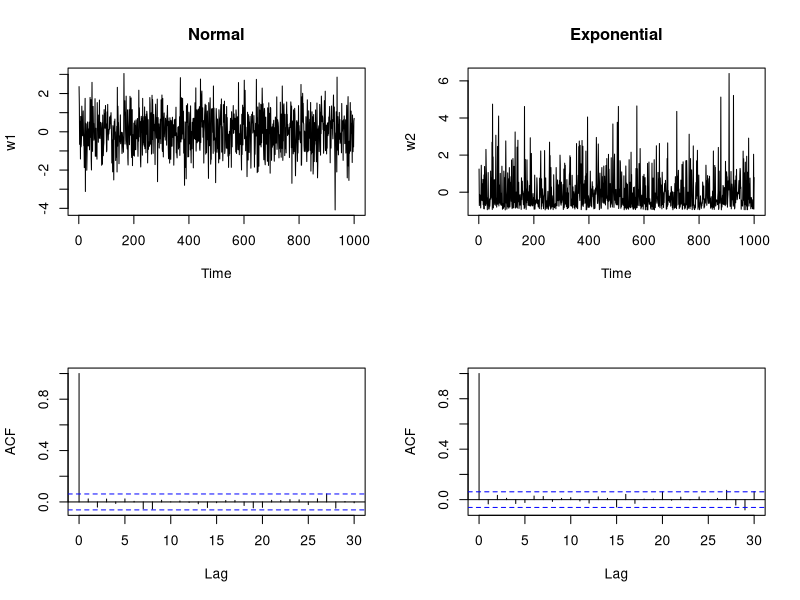
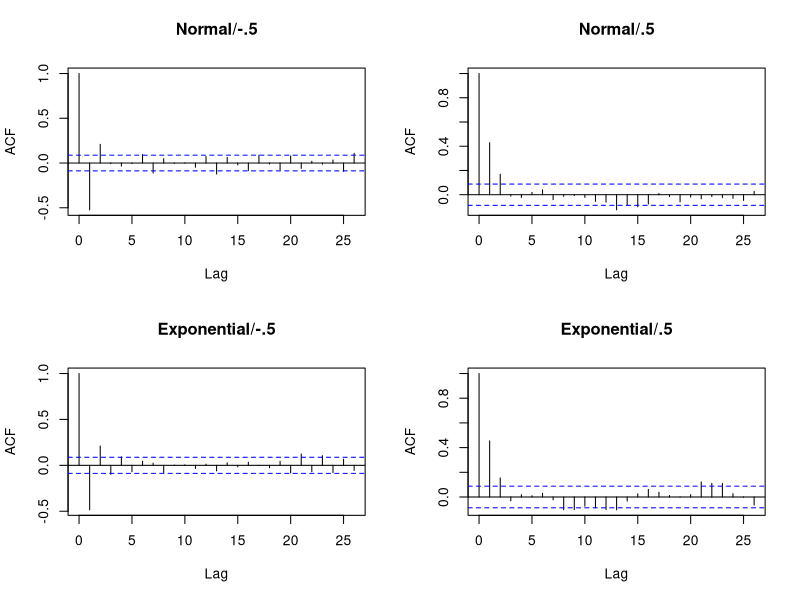
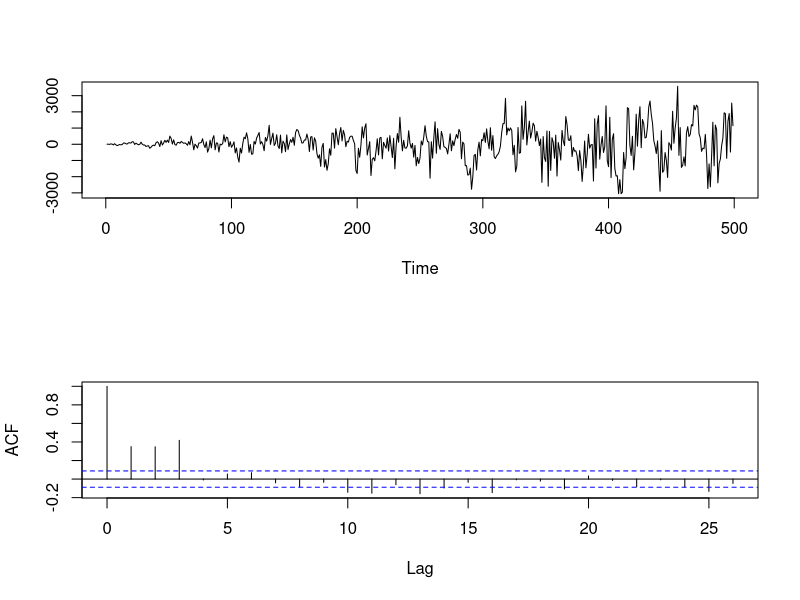
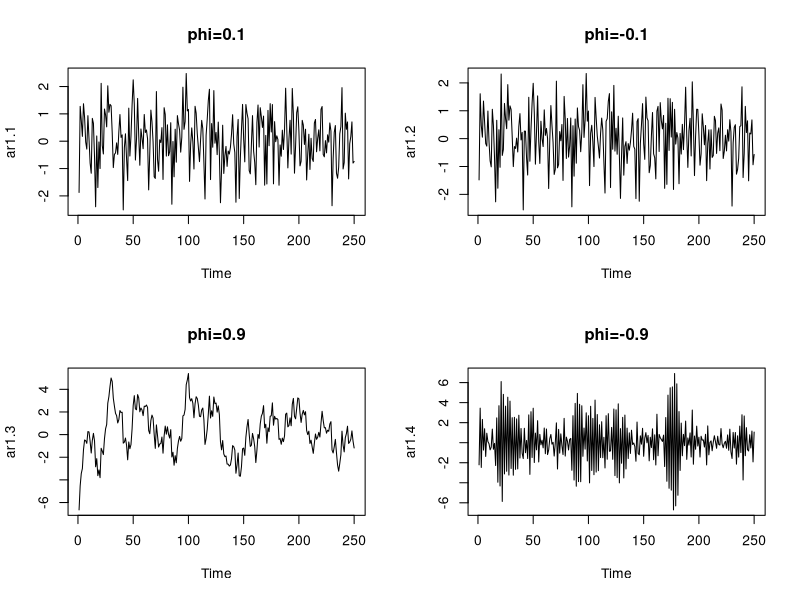
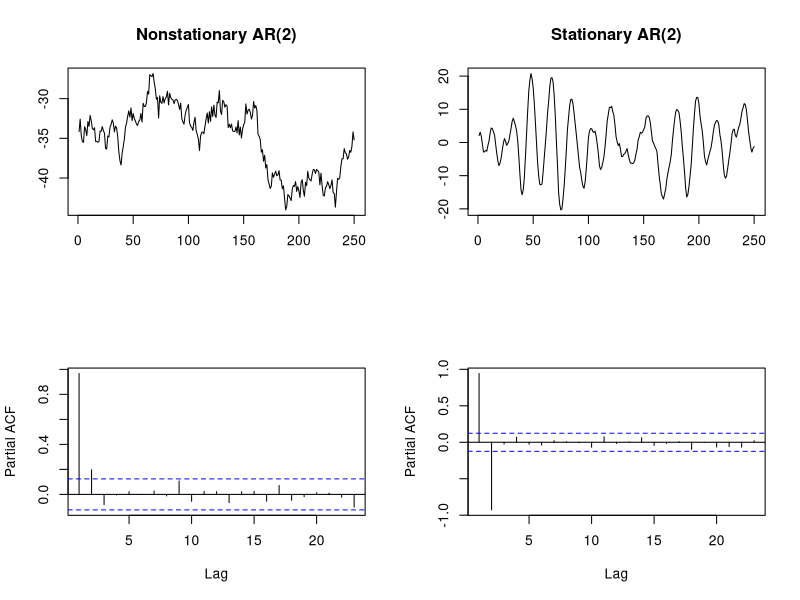
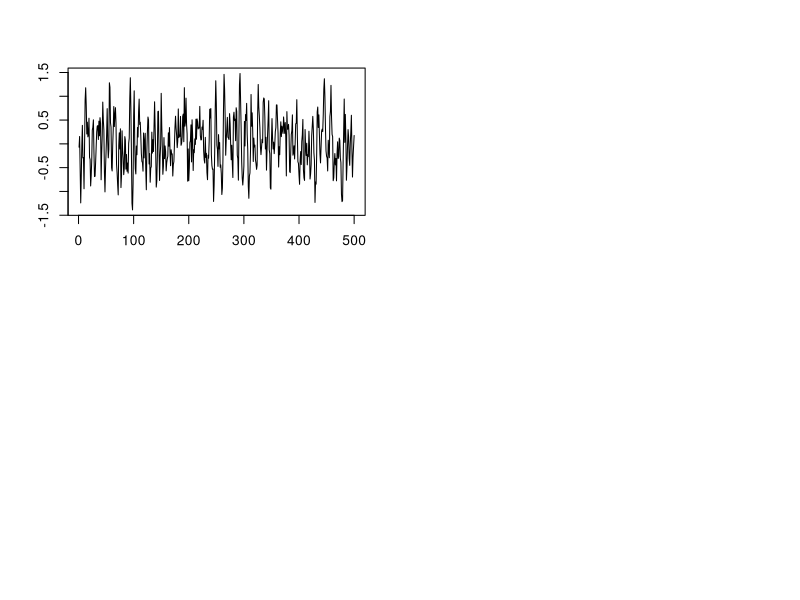
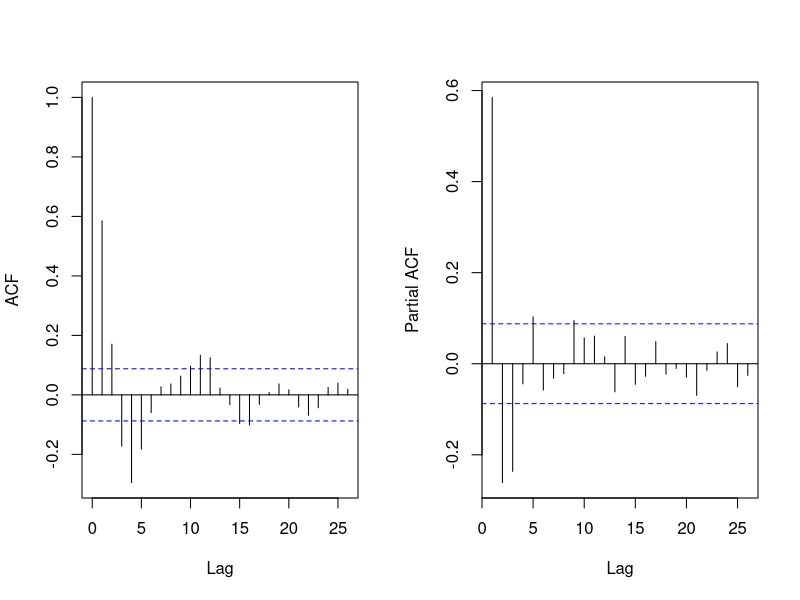
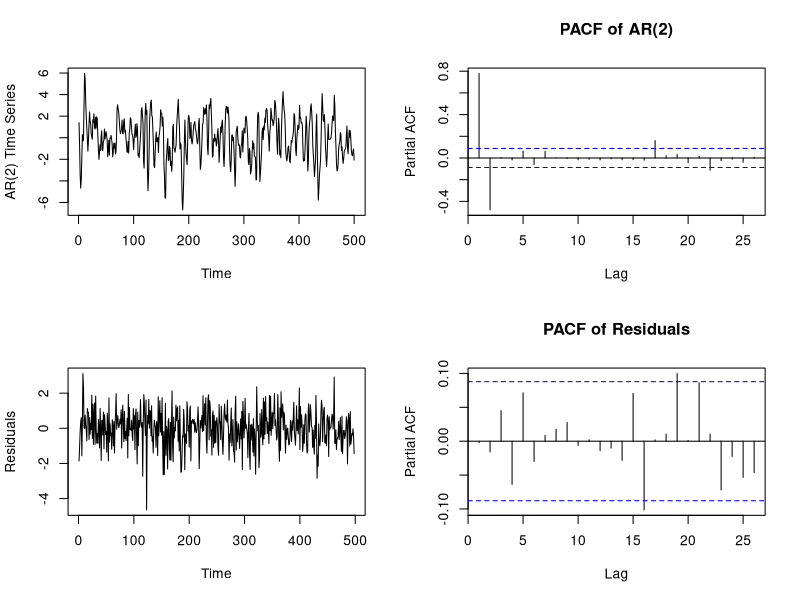

Reproduce these figures in R, in order.
##############################################################################
############ Simulate ARMA Processes (L2) ####################################
##############################################################################
## Simulate normal WN
w1= rnorm(1000,0,1)
# re-scale to mean 0 and std dev 1
w1 = (w1-mean(w1))/sqrt(var(w1))
# simulate exponential WN
w2 = rexp(1000,1)
# re-scale to mean 0 and std dev 1
w2 = (w2-mean(w2))/sqrt(var(w2))
# form time series
w1 = ts(w1,start=1,deltat=1)
 w2 = ts(w2,start=1,deltat=1)
# plot ts and their acf's
par(mfrow=c(2,2))
ts.plot(w1,main='Normal')
ts.plot(w2,main='Exponential')
acf(w1,main='')
acf(w2,main='')
 
## Simulate MA(2) with Normal White Noise
w1 = rnorm(502)
#set coefficients
a = c(1,-.5,.2)
ma2.11 = filter(w1,filter=a,side=1)
ma2.11 = ma2.11[3:502]
#change lag-1 coefficient
a1 = c(1,.5,.2)
ma2.12 = filter(w1,filter=a1,side=1)
ma2.12 = ma2.12[3:502]

# Simulate MA(2) with Exponetial white noise
w2 = rexp(502)-1
#set coefficients
a = c(1,-.5,.2)
ma2.21 = filter(w2,filter=a,side=1)
ma2.21 = ma2.21[3:502]
#change lag-1 coefficient
a1 = c(1,.5,.2)
ma2.22 = filter(w2,filter=a1,side=1)
ma2.22 = ma2.22[3:502]

par(mfrow=c(2,2))
acf(ma2.11,main="Normal/-.5")
acf(ma2.12,main="Normal/.5")
acf(ma2.21,main="Exponential/-.5")
acf(ma2.22,main="Exponential/.5")


# MA(3) with non-stationary noise
a4 = c(1,.2,.8,1.2)
ma2.4 = filter(w1*(2*(1:502)+0.5),filter=a4,side=1)
ma2.4 = ma2.4[4:502]
par(mfrow=c(2,1))
ts.plot(ma2.4,ylab="")
acf(ma2.4,main='')

##############################################################################
################# Causal and Invertible Processes (L3) #######################
##############################################################################
## Causal AR(1) processes (|phi|<1)
w2 = rnorm(1500)
a1 = 0.1
ar1 = filter(w2,filter=a1,method='recursive')
ar1.1 = ar1[1251:1500]
a1 = - 0.1
ar1 = filter(w2,filter=a1,method='recursive')
ar1.2 = ar1[1251:1500]

a1 = 0.9
ar1 = filter(w2,filter=a1,method='recursive')
ar1.3 = ar1[1251:1500]
a1 = - 0.9
ar1 = filter(w2,filter=a1,method='recursive')
ar1.4=ar1[1251:1500]

par(mfrow=c(2,2))
ts.plot(ar1.1,main='phi=0.1')
ts.plot(ar1.2,main='phi=-0.1')
ts.plot(ar1.3,main='phi=0.9')
ts.plot(ar1.4,main='phi=-0.9')

##############################################################################
################# AR & MA vs PACF & ACF (L5) #################################
##############################################################################
w2 = rnorm(1500)
## Nonstationary AR(2) process 
a2 = c(0.8,0.2)
ar2.n = filter(w2,filter=a2,method='recursive')
ar2.n = ar2.n[1251:1500]
## Stationary AR(2) process
a2 = c(1.8,-0.9)
ar2.s = filter(w2,filter=a2,method='recursive')
ar2.s = ar2.s[1251:1500]

par(mfrow=c(2,2))
ts.plot(ar2.n,main='Nonstationary AR(2)',ylab="",xlab="")
ts.plot(ar2.s,main='Stationary AR(2)',ylab="",xlab="")
pacf(ar2.n,main = '')
pacf(ar2.s,main = '')

## ARMA(2,2) Process
arma22 = arima.sim(n = 500, list(ar = c(0.88, -0.49), ma = c(-0.23, 0.25)), sd = sqrt(0.18))
ts.plot(arma22,ylab="",xlab="")
par(mfrow=c(1,2))
acf(arma22,main = '')
pacf(arma22,main = '')
##############################################################################
################# AR & MA Estimation (L7) #################################
##############################################################################

## AR Estimation
## Method 1: Linear Regression

# AR(1) & AR(2) process simulation
w2 = rnorm(1500)
b = 0.5
ar1 = filter(w2,filter=b,method='recursive')
ar1 = ar1[1001:1500]
b = c(1.2,-0.5)
ar2 = filter(w2,filter=b,method='recursive')
ar2 = ar2[1001:1500]

## Fit Linear Regression to AR(2)
data2 = data.frame(cbind(x1=ar2[1:498],x2=ar2[2:499],y=ar2[3:500]))
model2 = lm(y~x1+x2,data=data2)
## t-test for H_0: beta_1=-0.5 vs H_a: beta_1 not equal to -0.5
t.value = (-0.48149+0.5)/0.394
p.value = 2*(1-pnorm(t.value))
summary(model2)
par(mfrow=c(2,2))
ts.plot(ar2,ylab="AR(2) Time Series")
pacf(ar2,main='PACF of AR(2)')
ts.plot(model2$residuals,ylab="Residuals")
pacf(model2$residuals,main='PACF of Residuals')

# fit an AR(2) to an AR(1) process using linear regression
data3 = data.frame(cbind(x1=ar1[1:498],x2=ar1[2:499],y=ar1[3:500]))
model3 = lm(y~x1+x2,data=data3)
summary(model3)
par(mfrow=c(2,2))
ts.plot(ar1)
pacf(ar1)
ts.plot(model3$residuals)
pacf(model3$residuals)

## Yule-Walker Approach

w2 = rnorm(1500)
b = c(1.2,-0.5)
ar2 = filter(w2,filter=b,method='recursive')
ar2 = ar2[1001:1500]

## Fit an AR(3) to an AR(2) model
# Form Gamma_3 
covf = acf(ar2,type='covariance',plot=FALSE)
Gammamatrix = matrix(0,3,3)
for(i in 1:3){
 if(i>1){
 Gammamatrix[i,] = c(covf$acf[i:2,,1],covf$acf[1:(3-i+1),,1])
 }
 else{
 Gammamatrix[i,] = covf$acf[1:(3-i+1),,1]
 }
}
Gamma1 = covf$acf[2:4,,1]
phi.estim = solve(Gammamatrix,Gamma1)

## Compare Statistical Properties of the Estimators
## Sampling Distribution: Linear Regression
phi.estim.lm = NULL
S = 500
for(s in 1:S){
  w2 = rnorm(1500)
  b = c(1.2,-0.5)
  ar2 = filter(w2,filter=b,method='recursive')
  ar2 = ar2[1001:1500]
  ## Fit Linear Regression to AR(2)
  data2 = data.frame(cbind(x1=ar2[1:498],x2=ar2[2:499],y=ar2[3:500]))
  phi.estim = rev(coefficients(lm(y~x1+x2,data=data2))[-1])
  phi.estim.lm = rbind(phi.estim.lm,phi.estim)
 }
phi.estim.yw = NULL
S = 500
for(s in 1:S){
  w2 = rnorm(1500)
  b = c(1.2,-0.5)
  ar2 = filter(w2,filter=b,method='recursive')
  ar2 = ar2[1001:1500]
  ## Fit Yule-Walker to AR(2)
  covf = acf(ar2,type='covariance',plot=FALSE)
  Gammamatrix = matrix(0,2,2)
  Gammamatrix[2,] = c(covf$acf[2,,1],covf$acf[1,,1])
  Gammamatrix[1,] = covf$acf[1:2,,1]
  Gamma1 = covf$acf[2:3,,1]
  phi.estim = solve(Gammamatrix,Gamma1)
  phi.estim.yw = rbind(phi.estim.yw,phi.estim)
 }

summary(phi.estim.lm)
summary(phi.estim.yw)
estim.phi.1 = c(phi.estim.lm[,1],phi.estim.yw[,1])
estim.phi.2 = c(phi.estim.lm[,2],phi.estim.yw[,2])
label.phi.1 = factor(rep(c("LMX(t-1)","YWX(t-1)"),each=S))
label.phi.2 = factor(rep(c("LMX(t-2)","YWX(t-2)"),each=S))
boxplot(estim.phi.1~label.phi.1,main="Estimates for Phi1=1.2")
boxplot(estim.phi.2~label.phi.2,main="Estimates for Phi2=-0.5")
